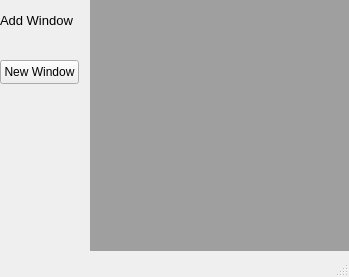
<?xml version="1.0" encoding="UTF-8"?>
<ui version="4.0">
 <class>MainWindow</class>
 <widget class="QMainWindow" name="MainWindow">
  <property name="geometry">
   <rect>
    <x>0</x>
    <y>0</y>
    <width>349</width>
    <height>277</height>
   </rect>
  </property>
  <property name="windowTitle">
   <string>MainWindow</string>
  </property>
  <widget class="QWidget" name="centralwidget">
   <widget class="QMdiArea" name="mdiArea">
    <property name="geometry">
     <rect>
      <x>90</x>
      <y>0</y>
      <width>261</width>
      <height>251</height>
     </rect>
    </property>
   </widget>
   <widget class="QLabel" name="label">
    <property name="geometry">
     <rect>
      <x>0</x>
      <y>10</y>
      <width>81</width>
      <height>21</height>
     </rect>
    </property>
    <property name="font">
     <font>
      <pointsize>10</pointsize>
     </font>
    </property>
    <property name="text">
     <string>Add Window</string>
    </property>
   </widget>
   <widget class="QPushButton" name="pushButton">
    <property name="geometry">
     <rect>
      <x>0</x>
      <y>60</y>
      <width>79</width>
      <height>24</height>
     </rect>
    </property>
    <property name="text">
     <string>New Window</string>
    </property>
   </widget>
  </widget>
  <widget class="QMenuBar" name="menubar">
   <property name="geometry">
    <rect>
     <x>0</x>
     <y>0</y>
     <width>349</width>
     <height>22</height>
    </rect>
   </property>
  </widget>
  <widget class="QStatusBar" name="statusbar"/>
 </widget>
 <resources/>
 <connections/>
</ui>
